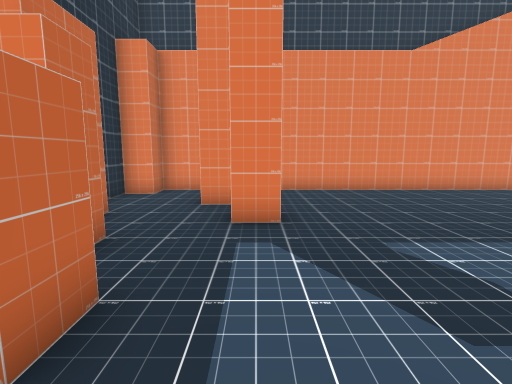
View 1 (above)

15 first-person views from a walk through a Unity game level. The camera is 1.4 m above the floor, tilts 8° down and sees 85° across. The floor is counted in squares, 1 m on a side. Each view is taken from the middle of a square. On the plan, view 1 faces up. The plan holds only what a view shows up to about 14 squares ahead; the rest is blank. The place goes on beyond the plan. The player character is not drawn.

View 2
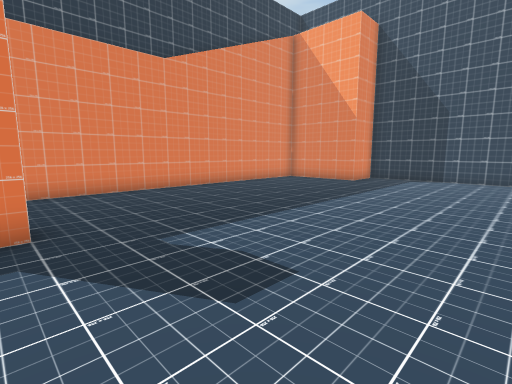

View 3
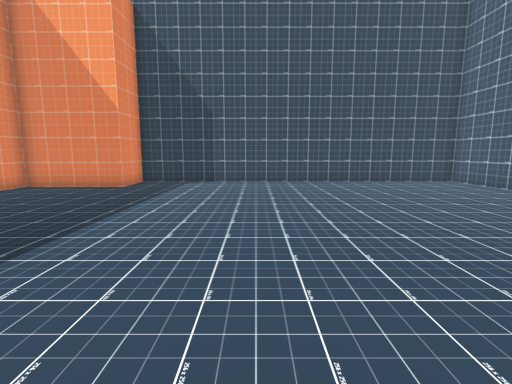

View 4
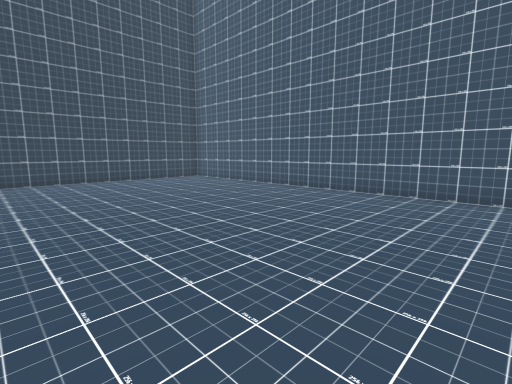

View 5
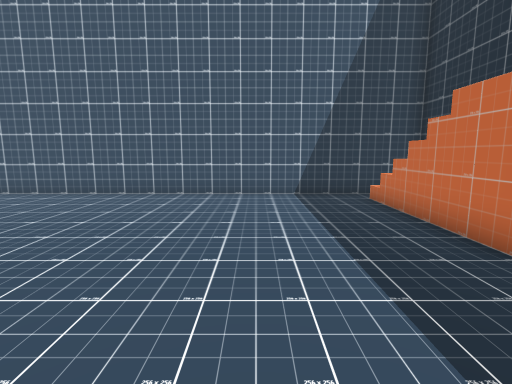

View 6
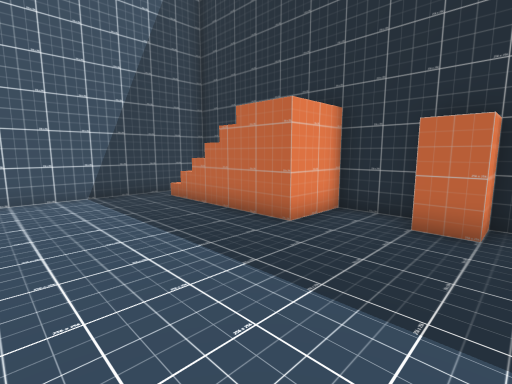

View 7
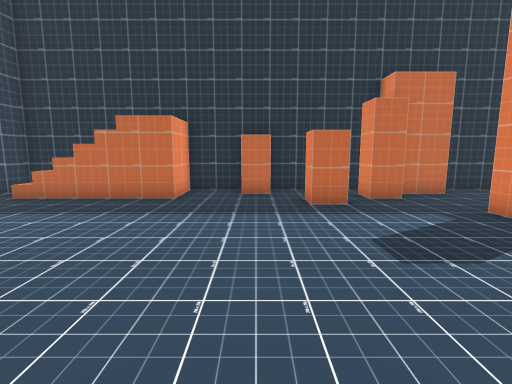

View 8
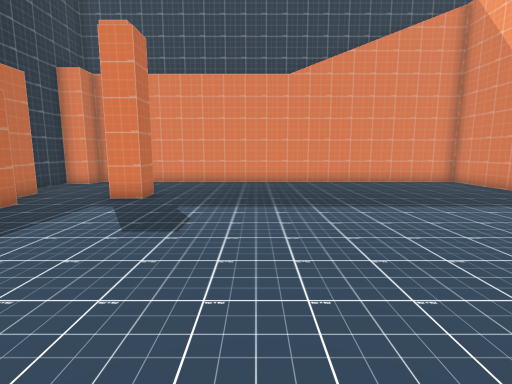

View 9
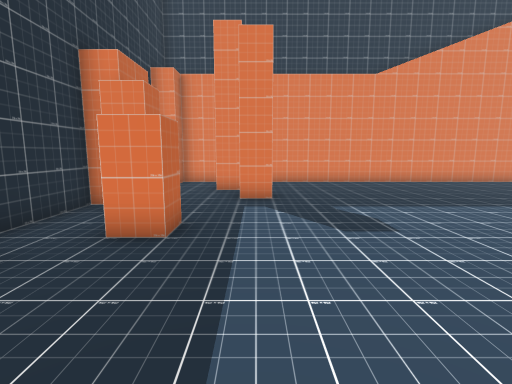

View 10
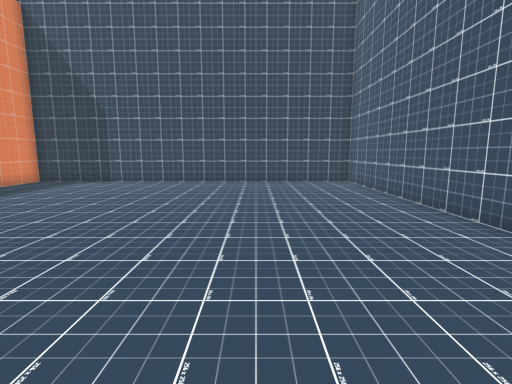

View 11
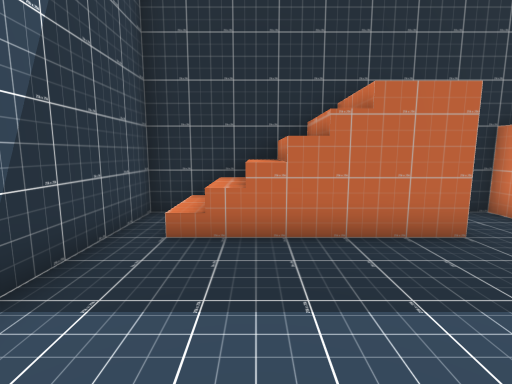

View 12
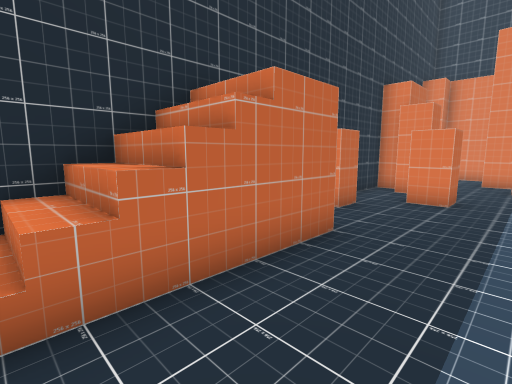

View 13
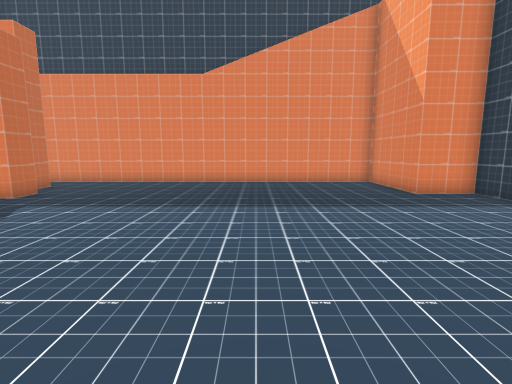

View 14
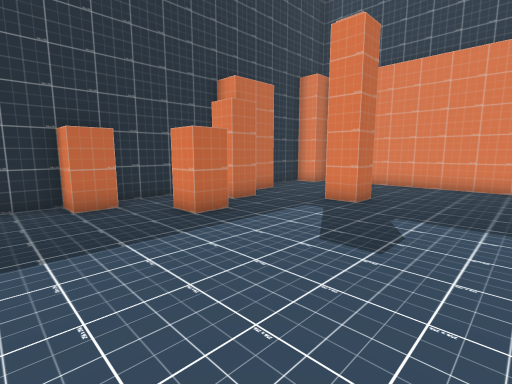

View 15
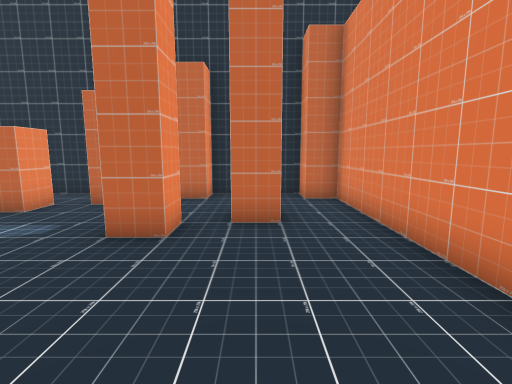

### Floor plan
Points are (right, up) in squares from view 1. A wall is a line through its corners. A room is listed if a view was taken in it or the views show most of it. See-through windows are left out.
Room 1 (views 1, 2, 3, 4, 5, 6, 7, 8, 9, 10, 11, 12, 13, 14, 15)
walls: (-0.5, 6.5) (0.5, 6.5) (0.5, 5.5) (-0.5, 5.5); (-2.5, 2.5) (-1.5, 2.5) (-1.5, 1.5) (-2.5, 1.5); (-2.5, 4.6) (-2.5, 3.5) (-3.5, 3.5); (-0.5, 8.6) (-0.5, 7.5) (-1.5, 7.5); (-3.8, 4.5) (-4.5, 4.5) (-4.5, 0.5) (-3.5, 0.5) (-3.5, -0.5) (-4.5, -0.5) (-4.5, -8.5) (15.5, -8.5) (15.5, 6.5) (13.5, 6.5) (13.5, 10.5) (-3.5, 10.5) (-3.5, 9.5) (-4.5, 9.5) (-4.5, 6.5) (-3.5, 6.5) (-3.5, 5)

Positions as (right, up) in squares from view 1, and headings:
1: (0, 0), facing up
2: (0, 0), facing up-right
3: (2, 1), facing right
4: (1, 1), facing down-right
5: (1, 1), facing down
6: (2, 1), facing down-left
7: (6, 0), facing left
8: (4, -3), facing up
9: (0, -3), facing up
10: (2, -4), facing right
11: (2, -6), facing left
12: (0, -7), facing up-left
13: (8, -3), facing up
14: (4, -2), facing up-left
15: (5, 8), facing left
